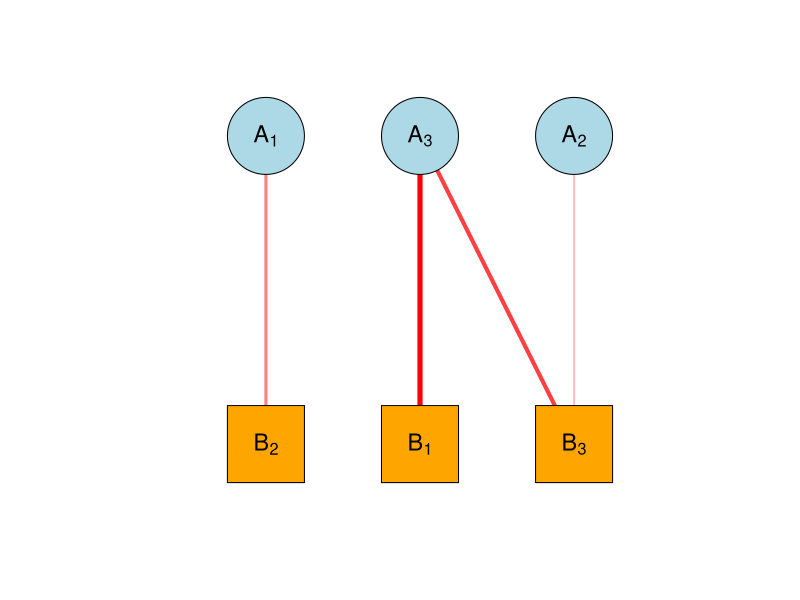

Recreate this plot in R.
# Load igraph
library(igraph)

# Define edge list with weights
edges <- data.frame(
  from = c("A_1", "A_1", "A_2", "A_3", "A_3"),
  to = c("B_1", "B_2", "B_3", "B_1", "B_3"),
  weight = c(1, 3, 2, 5, 4) # example weights
)

# Create graph
g <- graph_from_data_frame(edges, directed = FALSE)

# Identify bipartite node types
V(g)$type <- grepl("^A_", V(g)$name)

# Assign shapes and colors
V(g)$shape <- ifelse(V(g)$type, "circle", "square")
V(g)$color <- ifelse(V(g)$type, "lightblue", "orange")

# Create subscript labels using plotmath
labels <- c(
  expression(A[1]), expression(A[2]), expression(A[3]),
  expression(B[1]), expression(B[2]), expression(B[3])
)

# Compute bipartite layout
layout <- layout_as_bipartite(g)
layout[, 2] <- -layout[, 2] # Flip to have A nodes on top

# Normalize edge weights and assign red scale colors
weights <- E(g)$weight
norm_weights <- (weights - min(weights)) / (max(weights) - min(weights))
edge_colors <- rgb(1, 1 - norm_weights, 1 - norm_weights)

# Plot with subscripts
pdf("bip_plot.pdf", width = 7, height = 4)
plot(g,
  layout = layout,
  vertex.label = labels,
  vertex.label.color = "black",
  vertex.label.cex = 1.4,
  vertex.label.family = "sans",
  vertex.size = 50,
  vertex.shape = V(g)$shape,
  vertex.color = V(g)$color,
  edge.width = weights,
  edge.color = edge_colors,
)

dev.off()
